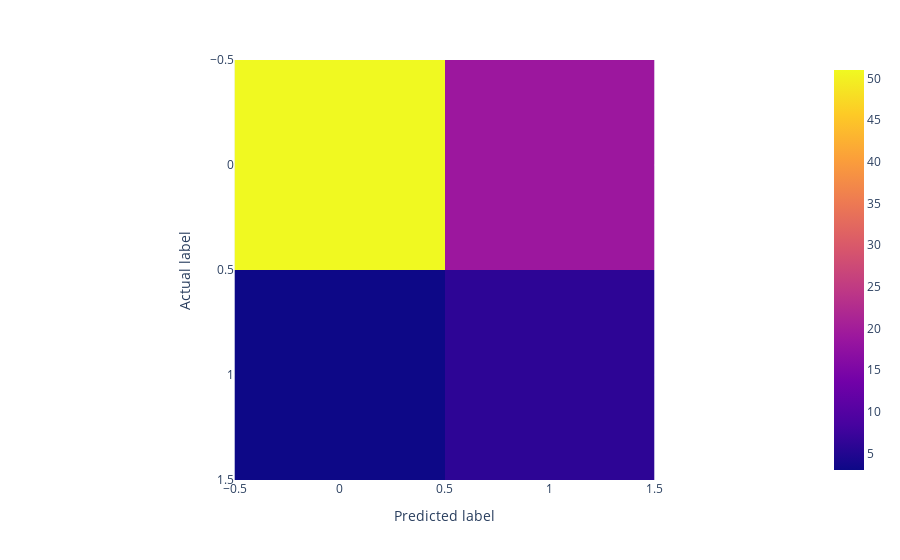

The notebook cell this image was saved under:
### Code cell
logistic_prediction = logistic_model.predict(x_test) # Use the model to predict based on the testing dataset

cm = confusion_matrix(y_test, logistic_prediction) # Compare the model's prediction against the true value in the testing dataset

cm_fig = px.imshow(cm, labels={'x': 'Predicted label', 'y': 'Actual label'})
cm_fig.show()

report = classification_report(y_test, logistic_prediction) # Get further evaluation metrics
print(report)

### Figure 1 — Plotly figure (JSON) as saved in the notebook; plotly's stock layout.template omitted (floating-point values rounded to 4 significant figures)
{"data": [{"coloraxis": "coloraxis", "hovertemplate": "Predicted label: %{x}<br>Actual label: %{y}<br>color: %{z}<extra></extra>", "name": "0", "type": "heatmap", "xaxis": "x", "yaxis": "y", "z": [[51, 19], [3, 6]]}], "layout": {"coloraxis": {"colorscale": [[0, "#0d0887"], [0.1111, "#46039f"], [0.2222, "#7201a8"], [0.3333, "#9c179e"], [0.4444, "#bd3786"], [0.5556, "#d8576b"], [0.6667, "#ed7953"], [0.7778, "#fb9f3a"], [0.8889, "#fdca26"], [1, "#f0f921"]]}, "margin": {"t": 60}, "xaxis": {"anchor": "y", "constrain": "domain", "domain": [0, 1], "scaleanchor": "y", "title": {"text": "Predicted label"}}, "yaxis": {"anchor": "x", "autorange": "reversed", "constrain": "domain", "domain": [0, 1], "title": {"text": "Actual label"}}}}
